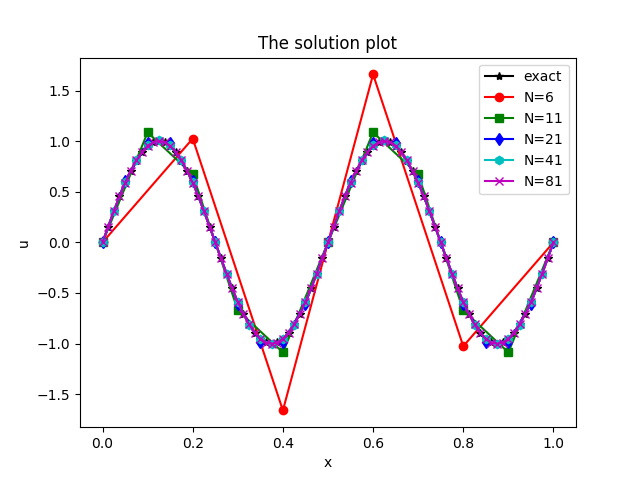

Generate this figure with Python:
from math import sqrt
import numpy as np
from scipy import linalg
from matplotlib import pyplot as plt


def f(x):
    return 16 * (np.pi) ** 2 * np.sin(4 * np.pi * x)

def u(x):                #真解函数
    return np.sin(4 * np.pi * x)

#利用中心差分格式求解两点边值问题
def FD1d_bvp(N, f, a, b, u):
    h = (b - a) / (N - 1)
    x = np.linspace(a, b, N, endpoint=True)
    #创建线性差分方程组系数矩阵
    c1 = - 1 / (h ** 2)
    c2 = 2 / (h ** 2)
    g = np.hstack((c1 * np.ones(N - 2), np.array([0])))
    c = np.hstack(([np.array([0]), c1 * np.ones(N - 2)]))
    d = np.hstack((np.array([1]), c2 * np.ones(N - 2), np.array([1])))
    A = np.diag(g, -1) + np.diag(d) + np.diag(c, 1)
    #创建线性方程组右端项
    rhs = f(x)
    rhs[0] = u(x[0])
    rhs[N - 1] = u(x[N - 1])
    #求解上述代数系统
    U = linalg.solve(A, rhs)
    return x, U


def FD1d_error(x, U, u_exact):
    N = len(x)
    h = (x[-1] - x[0]) / (N - 1)
    ue = u_exact
    ee = ue - U
    e0 = h * np.sum(ee ** 2)
    e1 = sum((ee[1:] - ee[:-1]) ** 2) / h
    e1 = e1 + e0
    e0 = sqrt(e0)
    e1 = sqrt(e1)
    emax = np.max(abs(ue - U))
    return emax, e0, e1

x, U = FD1d_bvp(6, f, 0, 1, u)
u_exact = u(x)
e0, e1, emax = FD1d_error(x, U, u_exact)

L = 0
R = 1
N = [6, 11, 21, 41, 81]
X = []
UN = []
for i in range(5):
    x, U = FD1d_bvp(N[i], f, L, R, u)
    u_exact = u(x)
    emax, e0, e1 = FD1d_error(x, U, u_exact)
    X.append(x)
    UN.append(U)

ue = u(X[-1])

plt.plot(X[-1], ue, '-k*',
        X[0], UN[0], '-ro',
        X[1], UN[1], '-gs',
        X[2], UN[2], '-bd',
        X[3], UN[3], '-ch',
        X[4], UN[4], '-mx')
plt.title("The solution plot")
plt.xlabel("x")
plt.ylabel("u")
plt.legend(labels=['exact', 'N=6', 'N=11', 'N=21', 'N=41', 'N=81'])
plt.show()
